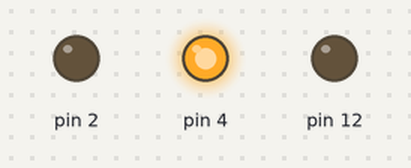
The sketch below on a simulated Arduino Uno, built with avr-gcc and run on an emulated ATmega328P. Shown: output pins drawn as LEDs (lit = HIGH). What the sketch prints to the serial monitor is not drawn.

Above: at 0.5 s.
At 2.5 s:
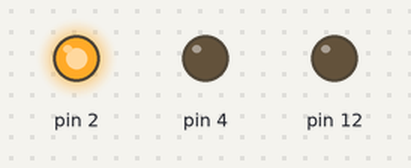
At 4.5 s:
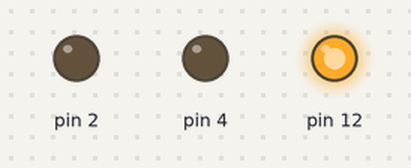
At 5.5 s:
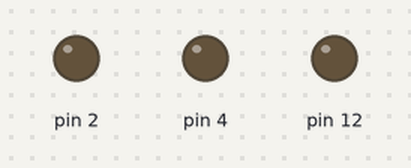
Timing chart, 0 to 7.8 s (numbered marks = the images above):
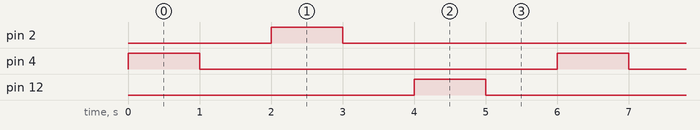

The sketch:

sketch_may18a.ino
```cpp
void setup() {
   pinMode(4, OUTPUT);
   pinMode(2, OUTPUT);
   pinMode(12, OUTPUT);
   Serial.begin(9600);
}

void loop() {
   digitalWrite(4, HIGH);
   delay(1000);
   digitalWrite(4, LOW);
   delay(1000);

   digitalWrite(2, HIGH);
   delay(1000);
   digitalWrite(2, LOW);
   delay(1000);

   digitalWrite(12, HIGH);
   delay(1000);
   digitalWrite(12, LOW);
   delay(1000);

 Serial.println("hello");
}
```

Measured:
- by itself, pin 2, pin 4, pin 12: alternates HIGH for 1.0 s and LOW for 5.0 s
- by itself, everything shown: repeats every 6.0 s, in 6 steps
